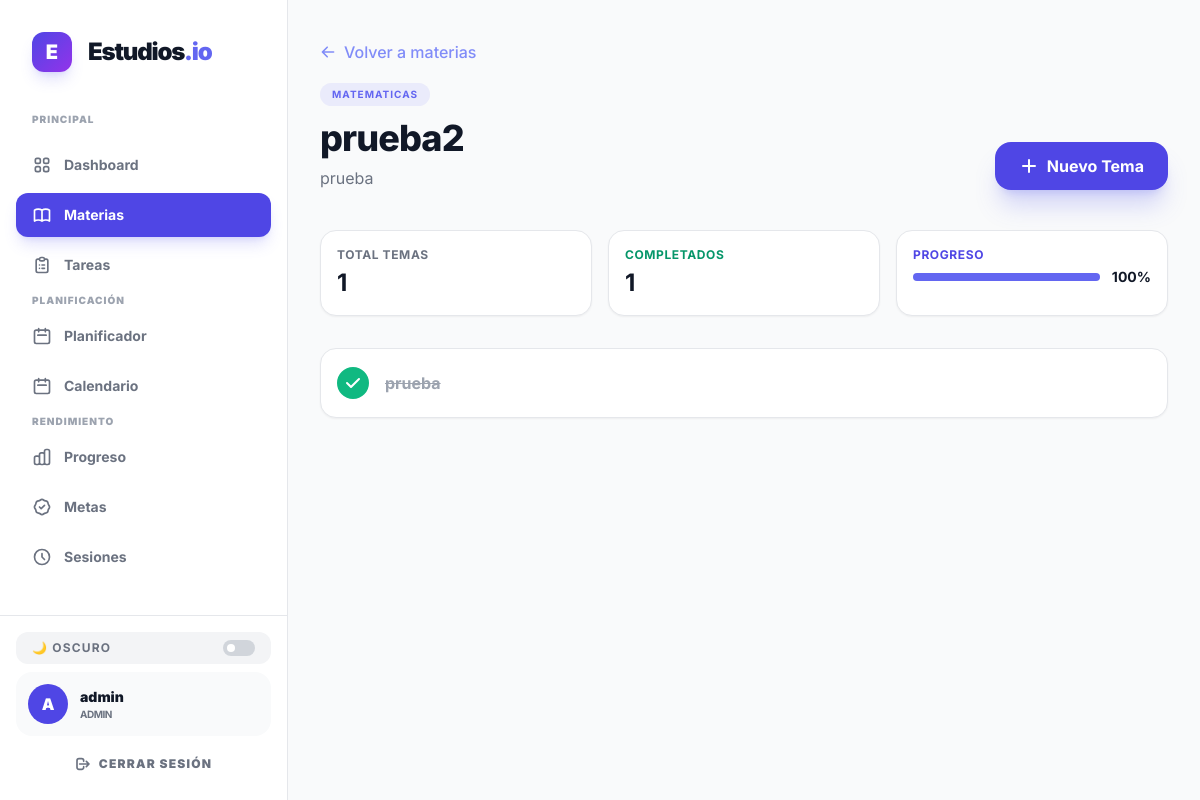
The app's page /study/subjects/1/topics (signed in) with its own data.
### app/models/user.py (models this page shows, shortened)
class User(db.Model, UserMixin):
    __tablename__ = "users"
    id = db.Column(db.Integer, primary_key=True)
    username = db.Column(db.String(100), unique=True, nullable = False)
    password = db.Column(db.String(255), nullable = False)
    role_id = db.Column(db.Integer, db.ForeignKey('roles.id'), nullable = False)

class Role(db.Model):
    __tablename__="roles"
    id = db.Column(db.Integer, primary_key=True)
    name = db.Column(db.String(100), unique=True, nullable = False)
    users = db.relationship('User', backref = 'role', lazy = True)

### app/models/study.py (models this page shows)
class Subject(db.Model):
    __tablename__ = "subjects"
    id = db.Column(db.Integer, primary_key=True)
    name = db.Column(db.String(100), nullable=False)
    description = db.Column(db.Text, nullable=True)
    category = db.Column(db.String(50), nullable=True) # ej: Programación, Inglés, etc.
    user_id = db.Column(db.Integer, db.ForeignKey('users.id'), nullable=False)
    tasks = db.relationship('Task', backref='subject', lazy=True, cascade="all, delete-orphan")
    topics = db.relationship('Topic', backref='subject', lazy=True, cascade="all, delete-orphan")

class Topic(db.Model):
    __tablename__ = "topics"
    id = db.Column(db.Integer, primary_key=True)
    title = db.Column(db.String(200), nullable=False)
    description = db.Column(db.Text, nullable=True)
    is_completed = db.Column(db.Boolean, default=False)
    subject_id = db.Column(db.Integer, db.ForeignKey('subjects.id'), nullable=False)
    created_at = db.Column(db.DateTime, default=datetime.utcnow)

### app/api/study.py (the view)
@study_bp.route('/subjects/<int:subject_id>/topics')
@login_required
def list_topics(subject_id):
    subject = Subject.query.get_or_404(subject_id)
    if subject.user_id != current_user.id:
        flash('No autorizado', 'error')
        return redirect(url_for('study.list_subjects'))
    topics = Topic.query.filter_by(subject_id=subject_id).all()
    return render_template('study/topics.html', subject=subject, topics=topics)

### app/templates/study/topics.html (shortened to what this page needs)
{% extends base_template %}
{% block content %}
<div class="max-w-5xl mx-auto px-4 sm:px-6 lg:px-8 py-10 w-full">
    <div class="mb-10">
        <a href="{{ url_for('study.list_subjects') }}" class="text-indigo-400 hover:text-indigo-300 flex items-center gap-2 mb-4 font-medium transition-colors">
            <svg xmlns="http://www.w3.org/2000/svg" class="h-4 w-4" viewBox="0 0 20 20" fill="currentColor">
                <path fill-rule="evenodd" d="M9.707 16.707a1 1 0 01-1.414 0l-6-6a1 1 0 010-1.414l6-6a1 1 0 011.414 1.414L5.414 9H17a1 1 0 110 2H5.414l4.293 4.293a1 1 0 010 1.414z" clip-rule="evenodd" />
            </svg>
            Volver a materias
        </a>
        <div class="flex flex-col md:flex-row md:items-end justify-between gap-6">
            <div>
                <span class="inline-block px-3 py-1 bg-indigo-500/10 text-indigo-500 dark:text-indigo-400 text-[10px] font-bold uppercase tracking-widest rounded-full mb-3">{{ subject.category or 'General' }}</span>
                <h1 class="text-4xl font-extrabold text-gray-900 dark:text-white tracking-tight">{{ subject.name }}</h1>
                <p class="text-gray-500 dark:text-gray-400 mt-2">{{ subject.description or 'Gestión de temas de estudio.' }}</p>
            </div>
            <button onclick="openTopicModal()" class="bg-indigo-600 hover:bg-indigo-700 text-white px-6 py-3 rounded-2xl font-bold transition-all shadow-xl shadow-indigo-500/25 flex items-center gap-2 active:scale-95 whitespace-nowrap">
                <svg xmlns="http://www.w3.org/2000/svg" class="h-5 w-5" viewBox="0 0 20 20" fill="currentColor">
                    <path fill-rule="evenodd" d="M10 3a1 1 0 011 1v5h5a1 1 0 110 2h-5v5a1 1 0 11-2 0v-5H4a1 1 0 110-2h5V4a1 1 0 011-1z" clip-rule="evenodd" />
                </svg>
                Nuevo Tema
            </button>
        </div>
    </div>
    <div class="grid grid-cols-1 sm:grid-cols-3 gap-4 mb-8">
        <div class="bg-white dark:bg-gray-900 border border-gray-200 dark:border-gray-800 rounded-2xl p-4 shadow-sm dark:shadow-none">
            <p class="text-gray-500 text-xs font-bold uppercase tracking-wider mb-1">Total Temas</p>
            <p class="text-2xl font-bold text-gray-900 dark:text-white">{{ topics|length }}</p>
        </div>
        <div class="bg-white dark:bg-gray-900 border border-gray-200 dark:border-gray-800 rounded-2xl p-4 shadow-sm dark:shadow-none">
            <p class="text-emerald-600 dark:text-emerald-500/80 text-xs font-bold uppercase tracking-wider mb-1">Completados</p>
            <p id="stats-completed" class="text-2xl font-bold text-gray-900 dark:text-white">{{ topics|selectattr('is_completed', 'equalto', true)|list|length }}</p>
        </div>
        <div class="bg-white dark:bg-gray-900 border border-gray-200 dark:border-gray-800 rounded-2xl p-4 shadow-sm dark:shadow-none">
            <p class="text-indigo-600 dark:text-indigo-400 text-xs font-bold uppercase tracking-wider mb-1">Progreso</p>
            <div class="flex items-center gap-3 mt-1">
                <div class="flex-1 h-2 bg-gray-100 dark:bg-gray-800 rounded-full overflow-hidden">
                    {% set total = topics|length %}
                    {% set completed = topics|selectattr('is_completed', 'equalto', true)|list|length %}
                    {% set percent = (completed / total * 100)|round|int if total > 0 else 0 %}
                    <div id="stats-progress-bar" class="h-full bg-indigo-500 transition-all duration-500" style="width: {{ percent }}%"></div>
                </div>
                <span id="stats-percent" class="text-sm font-bold text-gray-900 dark:text-white">{{ percent }}%</span>
            </div>
        </div>
    </div>
    <div class="space-y-3">
        {% if not topics %}
        <div class="bg-white dark:bg-gray-900/50 border-2 border-dashed border-gray-200 dark:border-gray-800 rounded-3xl p-12 text-center shadow-sm dark:shadow-none">
            <p class="text-gray-500">No hay temas registrados para esta materia.</p>
        </div>
        {% else %}
            {% for topic in topics %}
            <div class="group flex items-center gap-4 bg-white dark:bg-gray-900 border border-gray-200 dark:border-gray-800 rounded-2xl p-4 hover:border-indigo-500/40 dark:hover:border-gray-700 transition-all shadow-sm dark:shadow-none">
                <button onclick="toggleTopic('{{ topic.id }}', this)" class="flex-shrink-0 w-8 h-8 rounded-full border-2 transition-all flex items-center justify-center
                    {% if topic.is_completed %}
                        bg-emerald-500 border-emerald-500 text-white
                    {% else %}
                        border-gray-300 dark:border-gray-700 hover:border-indigo-500 text-transparent
                    {% endif %}">
                    <svg xmlns="http://www.w3.org/2000/svg" class="h-5 w-5" viewBox="0 0 20 20" fill="currentColor">
                        <path fill-rule="evenodd" d="M16.707 5.293a1 1 0 010 1.414l-8 8a1 1 0 01-1.414 0l-4-4a1 1 0 011.414-1.414L8 12.586l7.293-7.293a1 1 0 011.414 0z" clip-rule="evenodd" />
                    </svg>
                </button>
                <div class="flex-grow">
                    <h3 class="font-bold transition-all {% if topic.is_completed %}text-gray-400 line-through{% else %}text-gray-900 dark:text-white{% endif %}">{{ topic.title }}</h3>
                </div>
            </div>
            {% endfor %}
        {% endif %}
    </div>
</div>
{% endblock %}

### app/templates/components/sidebar.html (shortened to what this page needs)
<aside class="w-72 bg-white dark:bg-gray-900 border-r border-gray-200 dark:border-white/5 flex flex-col h-full z-50 transition-all duration-300">
    <div class="p-8">
        <a href="{{ url_for('main.inicio') }}" class="flex items-center gap-4 group">
            <div class="w-10 h-10 bg-gradient-to-br from-indigo-600 to-purple-600 rounded-xl flex items-center justify-center shadow-lg shadow-indigo-500/20 group-hover:scale-110 transition-transform">
                <span class="text-white font-black text-xl">E</span>
            </div>
            <span class="text-2xl font-black text-gray-900 dark:text-white tracking-tighter">Estudios<span class="text-indigo-500">.io</span></span>
        </a>
    </div>
    <nav class="flex-1 px-4 space-y-1.5 sidebar-scroll overflow-y-auto">
        <p class="px-4 text-[10px] font-black text-gray-400 dark:text-gray-500 uppercase tracking-widest mb-4 mt-2">Principal</p>
        <a href="{{ url_for('main.inicio') }}"
           class="flex items-center gap-3 px-4 py-3 text-sm font-bold rounded-xl transition-all duration-200 group
           {% if request.path == url_for('main.inicio') %} bg-indigo-600 text-white shadow-lg shadow-indigo-500/20 {% else %} text-gray-500 dark:text-gray-400 hover:text-gray-900 dark:hover:text-white hover:bg-gray-100 dark:hover:bg-white/5 {% endif %}">
            Dashboard
        </a>
        <a href="{{ url_for('study.list_subjects') }}"
           class="flex items-center gap-3 px-4 py-3 text-sm font-bold rounded-xl transition-all duration-200 group
           {% if '/study/subjects' in request.path %} bg-indigo-600 text-white shadow-lg shadow-indigo-500/20 {% else %} text-gray-500 dark:text-gray-400 hover:text-gray-900 dark:hover:text-white hover:bg-gray-100 dark:hover:bg-white/5 {% endif %}">
            Materias
        </a>
        <a href="{{ url_for('study.list_tasks') }}"
           class="flex items-center gap-3 px-4 py-3 text-sm font-bold rounded-xl transition-all duration-200 group
           {% if '/study/tasks' in request.path %} bg-indigo-600 text-white shadow-lg shadow-indigo-500/20 {% else %} text-gray-500 dark:text-gray-400 hover:text-gray-900 dark:hover:text-white hover:bg-gray-100 dark:hover:bg-white/5 {% endif %}">
            <svg class="w-5 h-5" fill="none" viewBox="0 0 24 24" stroke="currentColor" stroke-width="2">
                <path stroke-linecap="round" stroke-linejoin="round" d="M9 5H7a2 2 0 00-2 2v12a2 2 0 002 2h10a2 2 0 002-2V7a2 2 0 00-2-2h-2M9 5a2 2 0 002 2h2a2 2 0 002-2M9 5a2 2 0 012-2h2a2 2 0 012 2m-3 7h3m-3 4h3m-6-4h.01M9 16h.01" />
            </svg>
            Tareas
        </a>
        <p class="px-4 text-[10px] font-black text-gray-400 dark:text-gray-500 uppercase tracking-widest mb-4 mt-8">Planificación</p>
        <a href="{{ url_for('study.planner') }}"
           class="flex items-center gap-3 px-4 py-3 text-sm font-bold rounded-xl transition-all duration-200 group
           {% if '/study/planner' in request.path %} bg-indigo-600 text-white shadow-lg shadow-indigo-500/20 {% else %} text-gray-500 dark:text-gray-400 hover:text-gray-900 dark:hover:text-white hover:bg-gray-100 dark:hover:bg-white/5 {% endif %}">
            <svg class="w-5 h-5" fill="none" viewBox="0 0 24 24" stroke="currentColor" stroke-width="2">
                <path stroke-linecap="round" stroke-linejoin="round" d="M8 7V3m8 4V3m-9 8h10M5 21h14a2 2 0 002-2V7a2 2 0 00-2-2H5a2 2 0 00-2 2v12a2 2 0 002 2z" />
            </svg>
            Planificador
        </a>
        <a href="{{ url_for('study.view_calendar') }}"
           class="flex items-center gap-3 px-4 py-3 text-sm font-bold rounded-xl transition-all duration-200 group
           {% if '/study/calendar' in request.path %} bg-indigo-600 text-white shadow-lg shadow-indigo-500/20 {% else %} text-gray-500 dark:text-gray-400 hover:text-gray-900 dark:hover:text-white hover:bg-gray-100 dark:hover:bg-white/5 {% endif %}">
            <svg class="w-5 h-5" fill="none" viewBox="0 0 24 24" stroke="currentColor" stroke-width="2">
                <path stroke-linecap="round" stroke-linejoin="round" d="M8 7V3m8 4V3m-9 8h10M5 21h14a2 2 0 002-2V7a2 2 0 00-2-2H5a2 2 0 00-2 2v12a2 2 0 002 2z" />
            </svg>
            Calendario
        </a>
        <p class="px-4 text-[10px] font-black text-gray-400 dark:text-gray-500 uppercase tracking-widest mb-4 mt-8">Rendimiento</p>
        <a href="{{ url_for('study.view_analytics') }}"
           class="flex items-center gap-3 px-4 py-3 text-sm font-bold rounded-xl transition-all duration-200 group
           {% if '/study/analytics' in request.path %} bg-indigo-600 text-white shadow-lg shadow-indigo-500/20 {% else %} text-gray-500 dark:text-gray-400 hover:text-gray-900 dark:hover:text-white hover:bg-gray-100 dark:hover:bg-white/5 {% endif %}">
            Progreso
        </a>
        <a href="{{ url_for('study.list_goals') }}"
           class="flex items-center gap-3 px-4 py-3 text-sm font-bold rounded-xl transition-all duration-200 group
           {% if '/study/goals' in request.path %} bg-indigo-600 text-white shadow-lg shadow-indigo-500/20 {% else %} text-gray-500 dark:text-gray-400 hover:text-gray-900 dark:hover:text-white hover:bg-gray-100 dark:hover:bg-white/5 {% endif %}">
            Metas
        </a>
        <a href="{{ url_for('study.list_sessions') }}"
           class="flex items-center gap-3 px-4 py-3 text-sm font-bold rounded-xl transition-all duration-200 group
           {% if '/study/sessions' in request.path %} bg-indigo-600 text-white shadow-lg shadow-indigo-500/20 {% else %} text-gray-500 dark:text-gray-400 hover:text-gray-900 dark:hover:text-white hover:bg-gray-100 dark:hover:bg-white/5 {% endif %}">
            <svg class="w-5 h-5" fill="none" viewBox="0 0 24 24" stroke="currentColor" stroke-width="2">
                <path stroke-linecap="round" stroke-linejoin="round" d="M12 8v4l3 3m6-3a9 9 0 11-18 0 9 9 0 0118 0z" />
            </svg>
            Sesiones
        </a>
    </nav>
    <div class="p-4 border-t border-gray-200 dark:border-white/5 space-y-2">
        <button id="theme-toggle"
                class="flex items-center justify-between w-full px-4 py-2 text-xs font-bold text-gray-500 dark:text-gray-400 uppercase tracking-widest bg-gray-100 dark:bg-white/5 rounded-xl hover:bg-gray-200 dark:hover:bg-white/10 transition-all group">
            <span class="flex items-center gap-2">
                <span id="theme-toggle-dark-icon" class="hidden">🌙 Oscuro</span>
            </span>
            <div class="w-8 h-4 bg-gray-300 dark:bg-gray-700 rounded-full relative transition-colors group-hover:bg-indigo-600">
                <div id="theme-toggle-dot" class="absolute top-1 left-1 w-2 h-2 bg-white rounded-full transition-all"></div>
            </div>
        </button>
        <div class="flex items-center gap-3 p-3 bg-gray-50 dark:bg-white/5 rounded-2xl mb-1">
            <div class="w-10 h-10 bg-indigo-600 rounded-full flex items-center justify-center text-white font-black">
                {{ current_user.username[0].upper() }}
            </div>
            <div class="min-w-0">
                <p class="text-sm font-black text-gray-900 dark:text-white truncate">{{ current_user.username }}</p>
                <p class="text-[10px] text-gray-500 font-bold uppercase tracking-tighter">{{ current_user.role.name }}</p>
            </div>
        </div>
        <a href="{{ url_for('auth.logout') }}"
           class="flex items-center justify-center gap-2 w-full py-3 bg-transparent text-gray-500 dark:text-gray-500 hover:text-red-600 dark:hover:text-red-400 text-xs font-black uppercase tracking-widest transition-all rounded-xl hover:bg-red-50 dark:hover:bg-red-500/10">
            <svg class="w-4 h-4" fill="none" viewBox="0 0 24 24" stroke="currentColor" stroke-width="2.5">
                <path stroke-linecap="round" stroke-linejoin="round" d="M17 16l4-4m0 0l-4-4m4 4H7m6 4v1a3 3 0 01-3 3H6a3 3 0 01-3-3V7a3 3 0 013-3h4a3 3 0 013 3v1" />
            </svg>
            Cerrar Sesión
        </a>
    </div>
</aside>

### app/templates/base.html (style rules this page uses)
body { font-family: 'Inter', sans-serif; }

### records on screen
User: username "A", username "admin"
Role: role.name "ADMIN"
Subject: category "MATEMATICAS", name "prueba2", description "prueba"
Topic: title "prueba"

### other values on screen
{{ topics|length }} "1"
{{ topics|selectattr('is_completed', 'equalto', true)|list|length }} "1"
{{ percent }} "100"
